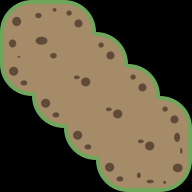

This game map was drawn from its Tiled (.tmx) file and the tilesets committed beside it. A one-line description and the trimmed map source follow:
An orthogonal 6x6 tile map with 32x32 px tiles, 2 tile layers (ground, deco).

<map version="1.0" orientation="orthogonal" renderorder="left-down" width="6" height="6" tilewidth="32" tileheight="32" nextobjectid="12">
 <tileset firstgid="1" source="tileset.tsx" />
 <layer name="ground" width="6" height="6">
  <data>[36 cells, 24 non-empty, 12 distinct tile ids]</data>
 </layer>
 <layer name="deco" width="6" height="6">
  <data>[36 cells, 0 non-empty, 0 distinct tile ids]</data>
 </layer>
</map>
